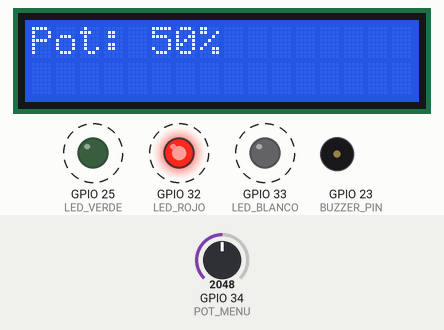
Recording of a sketch running on a simulated ESP32. Shown: 16×2 character LCD, output pins drawn as LEDs (lit = HIGH), buzzer (waves = sounding). Dashed ring = blinking. The inputs (shaded band) are chosen by the test bench; at power-on: GPIO 34 (POT_MENU) = 2048.

Above: at 1.2 s.
1.3 s: GPIO 34 (POT_MENU) set to 2866
At 2.52 s:
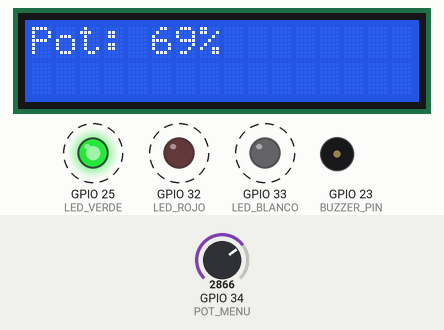
4.3 s: GPIO 34 (POT_MENU) set to 3603
At 5.13 s:
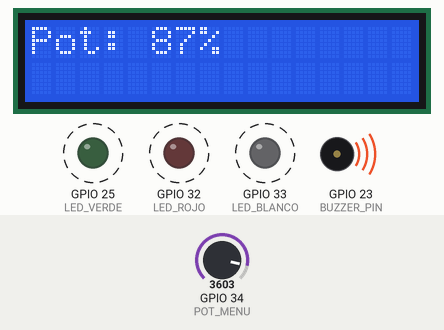
5.9 s: GPIO 34 (POT_MENU) set to 4095
At 6.7 s:
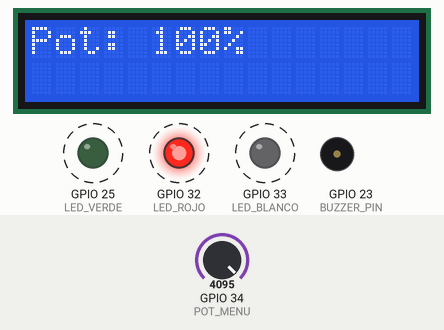
Timing chart, 0 to 13.6 s (numbered marks = the images above; inputs shaded):
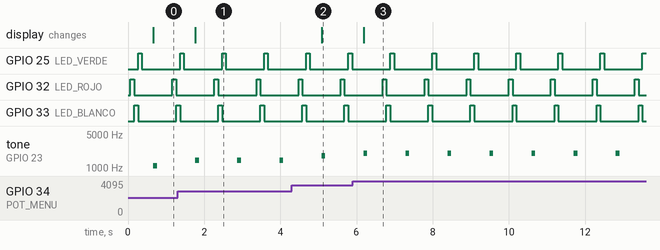

The sketch:

Prueba_de_Componentes.ino
```cpp
#include <LiquidCrystal.h>

// ----- Pines según la tabla -----
const int LED_ROJO     = 32;   // Indicador Baja
const int LED_BLANCO   = 33;   // Indicador No Cambio
const int LED_VERDE    = 25;  // Indicador Subida

// LCD en modo 4-bits
const int LCD_RS       = 3;  // Register Select (blanco)
const int LCD_E        = 21;  // Enable        (morado)
const int LCD_D4       = 19;  // D4            (azul)
const int LCD_D5       = 18;  // D5            (verde)
const int LCD_D6       = 5;  // D6             (amarillo)
const int LCD_D7       = 17;  // D7            (naranja)

// Interacción menú
const int POT_MENU     = 34;  // Potenciómetro (rosa)

const int BUZZER_PIN = 23; // Morado

// Instancia LCD 4-bits: lcd(rs, enable, d4, d5, d6, d7)
LiquidCrystal lcd(LCD_RS, LCD_E, LCD_D4, LCD_D5, LCD_D6, LCD_D7);

void setup() {
  Serial.begin(115200);

  // LEDs
  pinMode(LED_ROJO,   OUTPUT);
  pinMode(LED_BLANCO, OUTPUT);
  pinMode(LED_VERDE,  OUTPUT);

  // Menú
  pinMode(POT_MENU,   INPUT);

  pinMode(BUZZER_PIN, OUTPUT);

  // Inicializa LCD
  lcd.begin(16, 2);
  lcd.clear();
}

void loop() {
  // 1) Parpadeo secuencial de LEDs
  digitalWrite(LED_ROJO,   HIGH);
  delay(100);
  digitalWrite(LED_ROJO,   LOW);
  digitalWrite(LED_BLANCO, HIGH);
  delay(100);
  digitalWrite(LED_BLANCO, LOW);
  digitalWrite(LED_VERDE,  HIGH);
  delay(100);
  digitalWrite(LED_VERDE,  LOW);
  delay(300);

  // 2) Lectura de potenciómetro y botón
  int valorPot = analogRead(POT_MENU);      // 0–4095 en ESP32

  // 3) Mostrar en LCD
  lcd.clear();
  lcd.setCursor(0, 0);
  lcd.print("Pot: ");
  lcd.print(map(valorPot, 0, 4095, 0, 100));
  lcd.print("%");

  // 4) Buzzer en la pulsación
  int frecuencia = map(valorPot, 0, 4095, 200, 2000); // Mapea el potenciómetro a frecuencia
  tone(BUZZER_PIN, frecuencia, 100);  // Frecuencia variable, 100 ms
  delay(500);
}
```

Measured:
- after the input at 1.3 s, the display: changes after 0.47 s (image 1)
- after the input at 4.3 s, the display: changes after 0.78 s (image 2)
- after the input at 5.9 s, the display: changes after 0.28 s (image 3)
- by itself, GPIO 25 (LED_VERDE), GPIO 32 (LED_ROJO), GPIO 33 (LED_BLANCO): alternates HIGH for 0.10 s and LOW for 1.0 s
- by itself, tone on GPIO 23 (BUZZER_PIN): alternates 2000 Hz for 0.10 s and silent for 1.0 s
